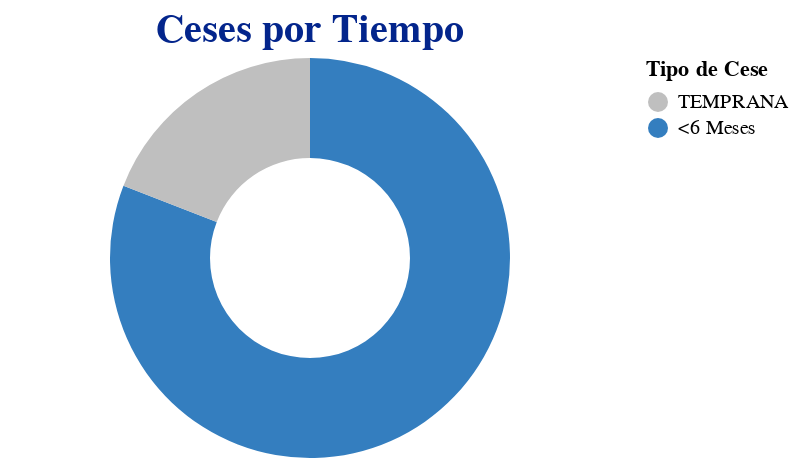

Notebook cell for this chart:
### Code cell
tiempo = cesados.groupby(
            by = 'TIEMPO_CESE', as_index = False
        ).agg(ceses = ('CODIGO', 'count'))


alt.Chart(tiempo).mark_arc(innerRadius = 50).encode(
            theta = alt.Theta(field = 'ceses', type = 'quantitative'),
            color = alt.Color(
                    field = 'TIEMPO_CESE',
                    type = 'nominal',
                    legend = alt.Legend(title = "Tipo de Cese"),
                    scale=alt.Scale(domain = ['TEMPRANA', '>6 Meses'], range = ['#BFBFBF', '#347EBF']))
        ).properties(
            title = 'Ceses por Tiempo',
            width = 300,
            height = 200
        ).configure_view(
            strokeWidth = 0
        ).configure_axis(
            labelFontSize = 0,
            labelAngle = 0
        ).configure_title(
            fontSize = 20,
            font = 'Arial',
            color = '#03258C',
            anchor = 'middle')

### Figure 1 — Vega-Lite specification as saved in the notebook (floating-point values rounded to 4 significant figures)
{"config": {"view": {"continuousWidth": 400, "continuousHeight": 300, "strokeWidth": 0}, "axis": {"labelAngle": 0, "labelFontSize": 0}, "title": {"anchor": "middle", "color": "#03258C", "font": "Arial", "fontSize": 20}}, "data": {"name": "data-e6b054f92fa8969ff15437f71b036d07"}, "mark": {"type": "arc", "innerRadius": 50}, "encoding": {"color": {"field": "TIEMPO_CESE", "legend": {"title": "Tipo de Cese"}, "scale": {"domain": ["TEMPRANA", "<6 Meses"], "range": ["#BFBFBF", "#347EBF"]}, "type": "nominal"}, "theta": {"field": "ceses", "type": "quantitative"}}, "height": 200, "title": "Ceses por Tiempo", "width": 300, "$schema": "https://vega.github.io/schema/vega-lite/v4.17.0.json", "datasets": {"data-e6b054f92fa8969ff15437f71b036d07": [{"TIEMPO_CESE": "<6 Meses", "ceses": 1311}, {"TIEMPO_CESE": "TEMPRANA", "ceses": 310}]}}
